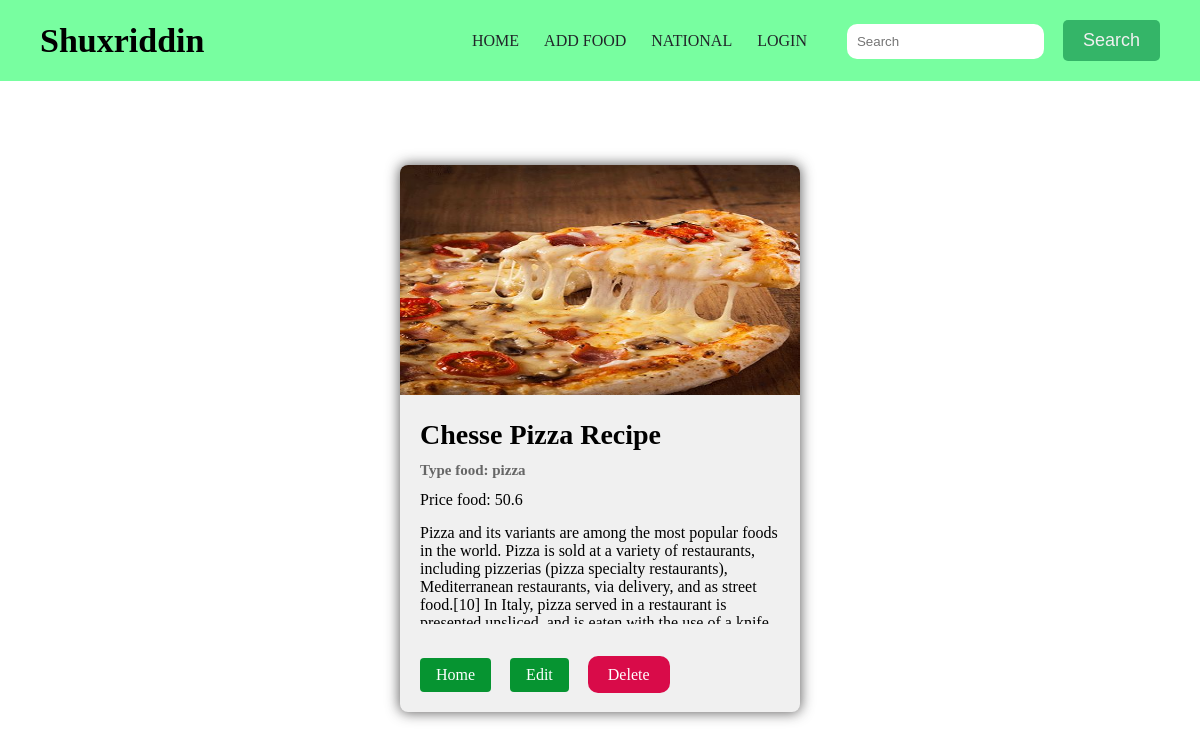
Page /food/details/2/ on the committed database.
### app/models.py (models this page shows, shortened)
class FoodApp(models.Model):
    user_name = models.ForeignKey(User, on_delete=models.CASCADE, default=1)  # food qo`shishda default=1 bo`lganligi sabab Shuxa ni tanlab ko`rsatadi
    name_food = models.CharField(max_length=100)
    type_food = models.CharField(max_length=200)
    price_food = models.FloatField(default=45.000)
    image_food = models.ImageField(upload_to='food_image', default='pic.jpg')
    description_food = models.TextField()

### app/views.py (the view)
# urls.py: path('details/<int:pk>/', views.DetailClassView.as_view(), name='details'),
class DetailClassView(DetailView):
    model = FoodApp
    template_name = 'food/details.html'

### app/templates/food/details.html (shortened to what this page needs)
{% extends 'food/base.html' %}
    {% block body %}
    <div class="card-container">
        <div class="card">
            <img src="{{ object.image_food.url }}" alt="#">
            <div class="card-content">
                <div class="card-box">
                    <h1>{{ object.name_food }}</h1>
                    <h3>Type food: {{ object.type_food }}</h3>
                    <span class="detais-price">Price food: {{ object.price_food }}</span>
                    <br>
                    <p class="descr">{{ object.description_food }}</p>
                    <br>
                    <a class="btn" href="{% url 'index' %}">Home</a>
                    <a class="btn" href="{% url 'update' object.id %}">Edit</a>
                    <a href="{% url 'delete' object.id %}" class="btn-danger">Delete</a>
                </div>
            </div>
        </div>
    </div>
    {% endblock %}

### app/static/food/style.css (style rules this page uses)
*, *::after, *::before { margin: 0; padding: 0; box-sizing: border-box; }
body { font-family: Cambria, Cochin, Georgia, Times, 'Times New Roman', serif, sans-serif; max-width: 1920px; margin: 0 auto; }
a { text-decoration: none; }
.btn { padding: 10px 20px; background: #069431; border-radius: 15px; }
.btn-danger { padding: 10px 20px; background: #d90b49; border-radius: 10px; color: #fff; font-size: 16px; }
.card-container { display: flex; justify-content: center; flex-wrap: wrap; padding-top: 150px; }
.card { width: 400px; background-color: #f0f0f0; border-radius: 8px; overflow: hidden; box-shadow: 0px 0px 13px 1px rgba(33, 32, 32, 0.693); margin: 15px; transition: transform .3s ease-in-out; }
.card img { z-index: -1; width: 100%; height: 230px; transition: transform .3s ease-in-out; }
.card-box { padding: 20px; }
.card-content h1 { font-size: 28px; margin-bottom: 8px; }
.card-content h2, h3, h4, h5 { color: #666; font-size: 15px; line-height: 1.3; }
.card-content .btn { display: inline-block; padding: 8px 16px; background-color: #069431; text-decoration: none; border-radius: 4px; margin-top: 16px; color: #fff; margin-right: 15px; }
.card-box h1, h3 { margin-bottom: 10px; }
.descr { margin-top: 15px; height: 100px; overflow-y: auto; }

### rows in the picture
FoodApp: image_food (picture), name_food "Chesse Pizza Recipe", type_food "pizza", price_food "50.6", description_food "Pizza and its variants are among the most popular foods in the world. Pizza is sold at a variety of restaurants, including pizzerias (pizza specialty restaurants), Mediterranean restaurants, via delivery, and as street food.[10] In Italy, pizza served in a restaurant is…"
